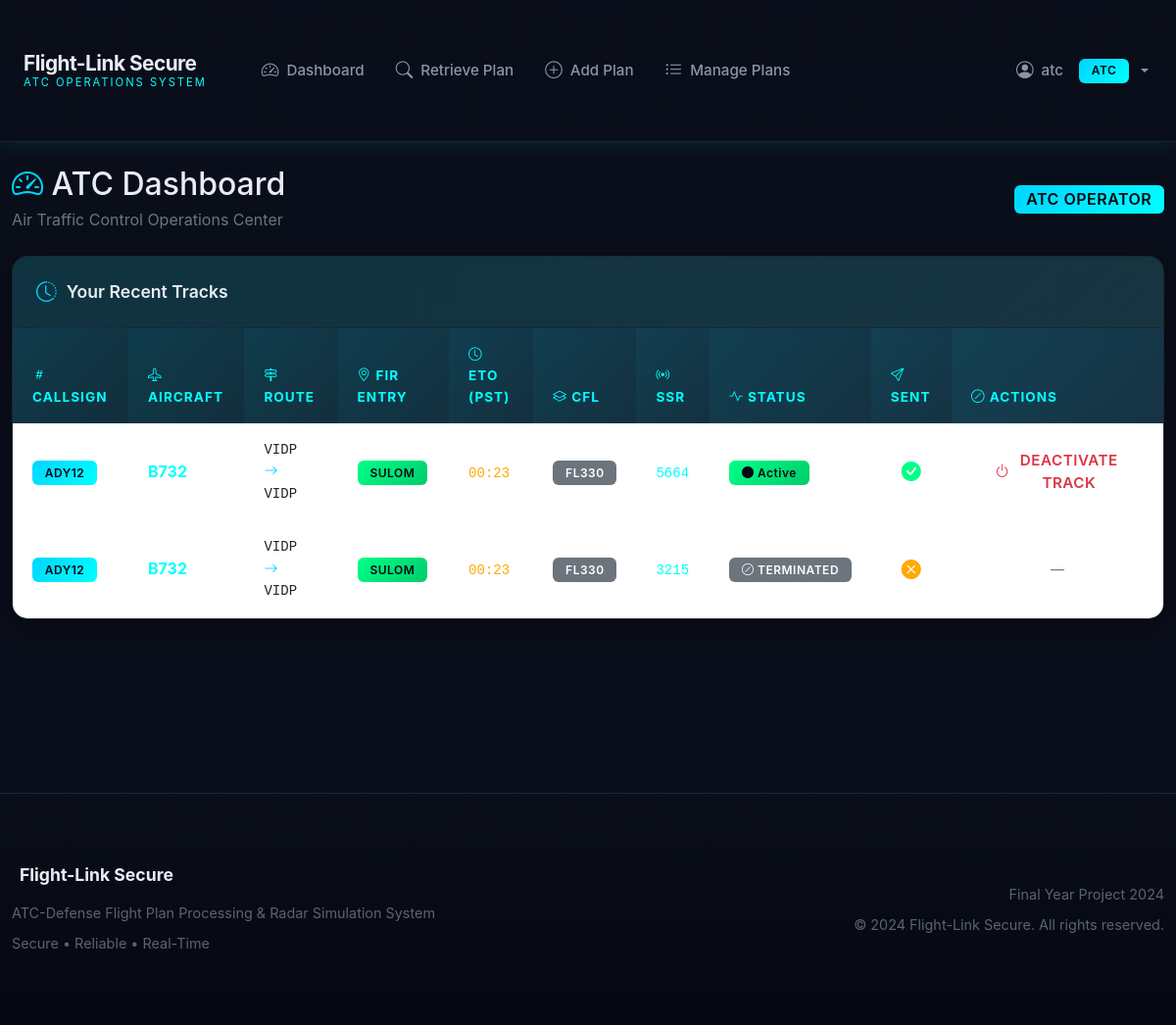
/atc/dashboard (signed in), run on the app's committed database.
### app/models/__init__.py (models this page shows, shortened)
class User(db.Model):
    __tablename__ = 'users'
    id = db.Column(db.Integer, primary_key=True)
    username = db.Column(db.String(80), unique=True, nullable=False)
    password_hash = db.Column(db.String(256), nullable=False)
    role = db.Column(db.String(20), nullable=False)  # admin, atc, defense
    last_login_ip = db.Column(db.String(45), nullable=True)
    last_login_time = db.Column(db.DateTime, nullable=True)
    is_active = db.Column(db.Boolean, default=True)
    created_at = db.Column(db.DateTime, default=datetime.utcnow)
    @property
    def is_authenticated(self):
        return True
    def is_admin(self):
        return self.role == 'admin'
    def is_atc(self):
        return self.role == 'atc'

class TrackData(db.Model):
    __tablename__ = 'track_data'
    id = db.Column(db.Integer, primary_key=True)
    flight_plan_id = db.Column(db.Integer, db.ForeignKey('flight_plans.id'), nullable=False)
    callsign = db.Column(db.String(20), nullable=False, index=True)
    aircraft_type = db.Column(db.String(10), nullable=False)
    departure = db.Column(db.String(4), nullable=False)
    destination = db.Column(db.String(4), nullable=False)
    fir_entry = db.Column(db.String(10), nullable=False)
    speed = db.Column(db.String(10), nullable=False)
    route = db.Column(db.Text, nullable=True)
    eto_utc = db.Column(db.String(4), nullable=False)
    eto_pst = db.Column(db.String(4), nullable=False)
    cfl = db.Column(db.String(3), nullable=False)
    ssr = db.Column(db.String(4), nullable=False)
    status = db.Column(db.String(20), default='active')
    sent_to_defense = db.Column(db.Boolean, default=False)
    sent_at = db.Column(db.DateTime, nullable=True)
    created_by = db.Column(db.Integer, db.ForeignKey('users.id'), nullable=False)
    created_at = db.Column(db.DateTime, default=datetime.utcnow)
    completed_at = db.Column(db.DateTime, nullable=True)
    last_simulated_at = db.Column(db.DateTime, nullable=True)
    current_position = db.Column(db.Text, nullable=True)

### app/routes/atc.py (the view)
@bp.route('/atc/dashboard')
@login_required
@atc_required
def atc_dashboard():
    recent_tracks = TrackData.query.filter_by(created_by=current_user.id).order_by(
        TrackData.created_at.desc()
    ).limit(10).all()
    return render_template('atc/dashboard.html', recent_tracks=recent_tracks)

### templates/atc/dashboard.html (shortened to what this page needs)
{% extends "base.html" %}
{% block content %}
<div class="container-fluid py-4">
    <div class="d-flex justify-content-between align-items-center mb-4">
        <div>
            <h2 class="mb-1"><i class="bi bi-speedometer2 text-radar-blue"></i> ATC Dashboard</h2>
            <p class="text-secondary mb-0">Air Traffic Control Operations Center</p>
        </div>
        <span class="badge badge-role-atc fs-6">ATC OPERATOR</span>
    </div>
    <div class="card">
        <div class="card-header">
            <i class="bi bi-clock-history"></i> Your Recent Tracks
        </div>
        <div class="card-body p-0">
            <div class="table-responsive">
                <table class="table table-hover mb-0">
                    <thead>
                        <tr>
                            <th><i class="bi bi-hash"></i> Callsign</th>
                            <th><i class="bi bi-airplane"></i> Aircraft</th>
                            <th><i class="bi bi-signpost-2"></i> Route</th>
                            <th><i class="bi bi-geo-alt"></i> FIR Entry</th>
                            <th><i class="bi bi-clock"></i> ETO (PST)</th>
                            <th><i class="bi bi-layers"></i> CFL</th>
                            <th><i class="bi bi-broadcast"></i> SSR</th>
                            <th><i class="bi bi-activity"></i> Status</th>
                            <th><i class="bi bi-send"></i> Sent</th>
                            <th><i class="bi bi-slash-circle"></i> Actions</th>
                        </tr>
                    </thead>
                    <tbody>
                        {% for track in recent_tracks %}
                        <tr style="cursor: pointer;" onclick="viewFlightPlan('{{ track.callsign }}')" title="Click to view flight plan for {{ track.callsign }}">
                            <td><span class="badge badge-primary">{{ track.callsign }}</span></td>
                            <td><strong class="text-radar-cyan">{{ track.aircraft_type }}</strong></td>
                            <td class="font-monospace small">{{ track.departure }} <i class="bi bi-arrow-right text-radar-blue"></i> {{ track.destination }}</td>
                            <td><span class="badge badge-success">{{ track.fir_entry }}</span></td>
                            <td><code class="text-radar-amber">{{ track.eto_pst[:2] }}:{{ track.eto_pst[2:] }}</code></td>
                            <td><span class="badge bg-secondary">FL{{ track.cfl }}</span></td>
                            <td><code class="text-radar-cyan">{{ track.ssr }}</code></td>
                            <td>
                                {% if track.status == 'active' %}
                                    <span class="badge badge-success"><i class="bi bi-circle-fill"></i> Active</span>
                                {% else %}
                                    <span class="badge bg-secondary"><i class="bi bi-slash-circle"></i> {{ (track.status or 'inactive')|upper }}</span>
                                {% endif %}
                            </td>
                            <td class="text-center">
                                {% if track.sent_to_defense %}
                                    <i class="bi bi-check-circle-fill text-radar-green fs-5"></i>
                                {% else %}
                                    <i class="bi bi-x-circle-fill text-radar-amber fs-5"></i>
                                {% endif %}
                            </td>
                            <td class="text-center" onclick="event.stopPropagation();">
                                {% if track.status == 'active' %}
                                <button type="button"
                                        class="btn btn-sm btn-outline-danger btn-deactivate-track"
                                        data-track-id="{{ track.id }}"
                                        data-callsign="{{ track.callsign }}">
                                    <i class="bi bi-power"></i> Deactivate Track
                                </button>
                                {% else %}
                                <span class="text-secondary small">—</span>
                                {% endif %}
                            </td>
                        </tr>
                        {% endfor %}
                    </tbody>
                </table>
            </div>
        </div>
    </div>
</div>
{% endblock %}

### templates/base.html (shortened to what this page needs)
<!DOCTYPE html>
<html lang="en">
<head>
    <link href="https://cdn.jsdelivr.net/npm/bootstrap@5.3.0/dist/css/bootstrap.min.css" rel="stylesheet">
    <link rel="stylesheet" href="https://cdn.jsdelivr.net/npm/bootstrap-icons@1.10.0/font/bootstrap-icons.css">
</head>
<body>
    {% if current_user.is_authenticated %}
    <nav class="navbar navbar-expand-lg navbar-dark">
        <div class="container-fluid">
            <a class="navbar-brand" href="{{ url_for('auth.index') }}">
                <div class="brand-text">
                    <span class="main-title">Flight-Link Secure</span>
                    <span class="sub-title">ATC Operations System</span>
                </div>
            </a>
            <div class="collapse navbar-collapse" id="navbarNav">
                <ul class="navbar-nav me-auto ms-4">
                    {% if current_user.is_admin() %}
                    <li class="nav-item">
                        <a class="nav-link" href="{{ url_for('admin.admin_dashboard') }}">
                            <i class="bi bi-speedometer2"></i> Dashboard
                        </a>
                    </li>
                    <li class="nav-item">
                        <a class="nav-link" href="{{ url_for('admin.admin_users') }}">
                            <i class="bi bi-people"></i> Users
                        </a>
                    </li>
                    <li class="nav-item">
                        <a class="nav-link" href="{{ url_for('admin.admin_flight_plans') }}">
                            <i class="bi bi-file-earmark-text"></i> Flight Plans
                        </a>
                    </li>
                    <li class="nav-item">
                        <a class="nav-link" href="{{ url_for('admin.admin_track_data') }}">
                            <i class="bi bi-geo-alt-fill"></i> Track Data
                        </a>
                    </li>
                    <li class="nav-item">
                        <a class="nav-link" href="{{ url_for('admin.admin_logs') }}">
                            <i class="bi bi-journal-text"></i> System Logs
                        </a>
                    </li>
                    {% elif current_user.is_atc() %}
                    <li class="nav-item">
                        <a class="nav-link" href="{{ url_for('atc.atc_dashboard') }}">
                            <i class="bi bi-speedometer2"></i> Dashboard
                        </a>
                    </li>
                    <li class="nav-item">
                        <a class="nav-link" href="{{ url_for('atc.atc_flight_plan') }}">
                            <i class="bi bi-search"></i> Retrieve Plan
                        </a>
                    </li>
                    <li class="nav-item">
                        <a class="nav-link" href="{{ url_for('atc.atc_add_flight_plan') }}">
                            <i class="bi bi-plus-circle"></i> Add Plan
                        </a>
                    </li>
                    <li class="nav-item">
                        <a class="nav-link" href="{{ url_for('atc.atc_manage_flight_plans') }}">
                            <i class="bi bi-list-ul"></i> Manage Plans
                        </a>
                    </li>
                    {% endif %}
                </ul>
                <ul class="navbar-nav">
                    <li class="nav-item dropdown">
                        <a class="nav-link dropdown-toggle" href="#" id="userDropdown" role="button" data-bs-toggle="dropdown">
                            <i class="bi bi-person-circle"></i> {{ current_user.username }}
                            <span class="badge badge-role-{{ current_user.role }} ms-2">{{ current_user.role.upper() }}</span>
                        </a>
                    </li>
                </ul>
            </div>
        </div>
    </nav>
    {% endif %}
    <main>
        {% block content %}{% endblock %}
    </main>
    {% if current_user.is_authenticated %}
    <footer class="footer">
        <div class="container-fluid">
            <div class="row align-items-center">
                <div class="col-md-6">
                    <h5> Flight-Link Secure</h5>
                    <p>ATC-Defense Flight Plan Processing & Radar Simulation System</p>
                    <p class="mb-0">Secure • Reliable • Real-Time</p>
                </div>
                <div class="col-md-6 text-md-end">
                    <p>Final Year Project 2024</p>
                    <p class="mb-0">&copy; 2024 Flight-Link Secure. All rights reserved.</p>
                </div>
            </div>
        </div>
    </footer>
    {% endif %}
</body>
</html>

### data on the page
User: username "atc", role "ATC"
TrackData: callsign "ADY12", aircraft_type "B732", departure "VIDP", destination "VIDP", fir_entry "SULOM", eto_pst "00", eto_pst "23", cfl "330", ssr "5664", status "active" (drawn), sent_to_defense True (drawn)
TrackData: callsign "ADY12", aircraft_type "B732", departure "VIDP", destination "VIDP", fir_entry "SULOM", eto_pst "00", eto_pst "23", cfl "330", ssr "3215", status "TERMINATED", sent_to_defense False (drawn)
